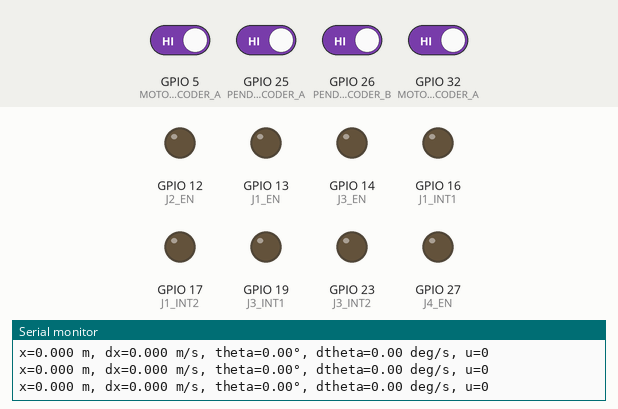
This sketch was run on a simulated ESP32. Parts: output pins drawn as LEDs (lit = HIGH), the last lines printed to the serial monitor. The inputs (shaded band) are chosen by the test bench; at power-on: GPIO 5 (MOTOR1_ENCODER_A), GPIO 25 (PENDULUM_ENCODER_A), GPIO 26 (PENDULUM_ENCODER_B), GPIO 32 (MOTOR2_ENCODER_A) HIGH.

Above: at 1.2 s.
1.3 s: GPIO 25 (PENDULUM_ENCODER_A) driven LOW
At 2.5 s:
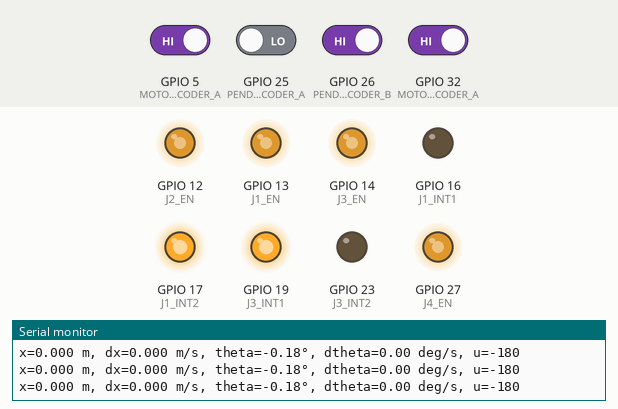
2.8 s: GPIO 25 (PENDULUM_ENCODER_A) driven HIGH
At 3.8 s:
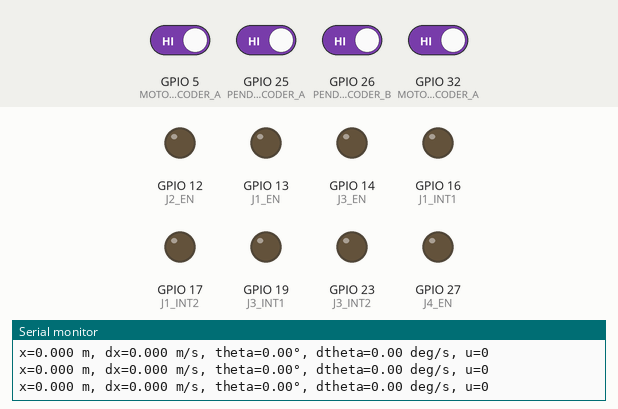
4.3 s: GPIO 25 (PENDULUM_ENCODER_A) driven LOW
At 5.0 s:
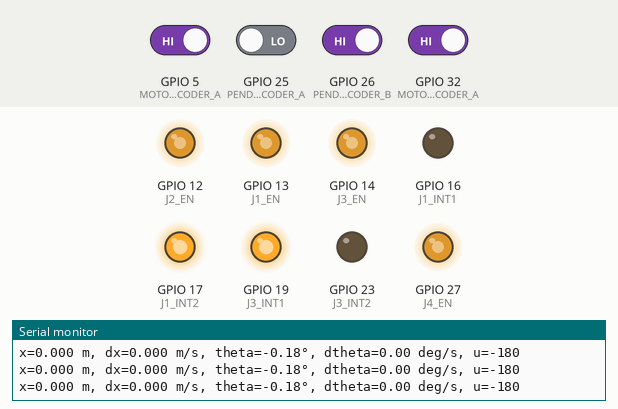
Timing chart, 0 to 7.3 s (numbered marks = the images above; inputs shaded):
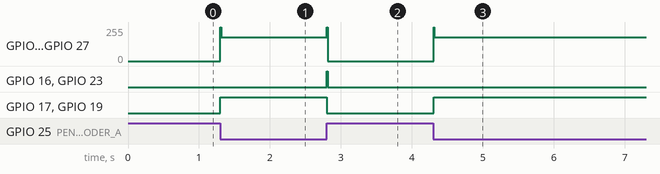

Measured:
- after the input at 1.3 s, GPIO 12 (J2_EN), GPIO 13 (J1_EN), GPIO 14 (J3_EN), GPIO 27 (J4_EN): 0/255 → 179/255 at once; GPIO 17 (J1_INT2), GPIO 19 (J3_INT1): LOW → HIGH at once
- after the input at 2.8 s, GPIO 12 (J2_EN), GPIO 13 (J1_EN), GPIO 14 (J3_EN), GPIO 27 (J4_EN): 179/255 → 0/255 at once; GPIO 16 (J1_INT1), GPIO 23 (J3_INT2): LOW → HIGH at once, → LOW 0.01 s later; GPIO 17 (J1_INT2), GPIO 19 (J3_INT1): HIGH → LOW at once
- after the input at 4.3 s, GPIO 12 (J2_EN), GPIO 13 (J1_EN), GPIO 14 (J3_EN), GPIO 27 (J4_EN): 0/255 → 179/255 at once; GPIO 17 (J1_INT2), GPIO 19 (J3_INT1): LOW → HIGH at once

The sketch:

inverted_pendulum_PID_arduino.ino
```cpp
#include <Arduino.h>

// ----- Motor Driver Pins -----
#define J1_EN 13
#define J2_EN 12
#define J1_INT1 16
#define J1_INT2 17

#define J3_EN 14
#define J4_EN 27
#define J3_INT1 19
#define J3_INT2 23

// ----- Encoder Pins & Constants -----
#define PENDULUM_ENCODER_A 25
#define PENDULUM_ENCODER_B 26
#define PENDULUM_CPR 2000

#define MOTOR1_ENCODER_A 5
#define MOTOR1_ENCODER_B 18
#define MOTOR2_ENCODER_A 32
#define MOTOR2_ENCODER_B 33

#define MOTOR_ENCODER_CPR 48
#define GEAR_RATIO (9.7 * 2)
#define EFFECTIVE_CPR (MOTOR_ENCODER_CPR * GEAR_RATIO)

#define TIRE_DIAMETER 0.08
const float TIRE_CIRCUMFERENCE = PI * TIRE_DIAMETER;

// ----- Global Variables for Encoder Counts -----
volatile long encoderCountPendulum = 0;
volatile long encoderCountMotor1 = 0;
volatile long encoderCountMotor2 = 0;

// ----- PID Gains -----
float Kp = 1000;
float Ki = 0;
float Kd = 2000;
float integralError = 0.0;

// ----- Variables for Control -----
float setpointAngle = 0.0;
float lastPendulumAngle = 0.0;
float lastTheta = 0.0;
float lastLinearPosition = 0.0;

// ----- Override Variables -----
bool overrideActive = false;
int overrideState = 0;
unsigned long overrideStartTime = 0;

// ----- Control Loop Timing -----
unsigned long lastControlTime = 0;
const unsigned long controlInterval = 10;

// ----- LEDC PWM Setup -----
#define MOTOR_PWM_FREQ 5000
#define MOTOR_PWM_RESOLUTION 8
#define PWM_CHANNEL_J1_EN 0
#define PWM_CHANNEL_J2_EN 1
#define PWM_CHANNEL_J3_EN 2
#define PWM_CHANNEL_J4_EN 3

void IRAM_ATTR pendulumEncoderISR() {
  int A = digitalRead(PENDULUM_ENCODER_A);
  int B = digitalRead(PENDULUM_ENCODER_B);
  if ((A == HIGH) != (B == LOW)) {
    encoderCountPendulum--;
  } else {
    encoderCountPendulum++;
  }
}

void IRAM_ATTR motor1EncoderISR() {
  int A = digitalRead(MOTOR1_ENCODER_A);
  int B = digitalRead(MOTOR1_ENCODER_B);
  if ((A == HIGH) != (B == LOW)) {
    encoderCountMotor1--;
  } else {
    encoderCountMotor1++;
  }
}

void IRAM_ATTR motor2EncoderISR() {
  int A = digitalRead(MOTOR2_ENCODER_A);
  int B = digitalRead(MOTOR2_ENCODER_B);
  if ((A == HIGH) != (B == LOW)) {
    encoderCountMotor2--;
  } else {
    encoderCountMotor2++;
  }
}

float angleDifference(float target, float measured) {
  float error = target - measured;
  while (error > 180.0)  error -= 360.0;
  while (error < -180.0) error += 360.0;
  return error;
}

void setMotors(int motorCommand) {
  int pwmSignal = abs(motorCommand);
  if (pwmSignal > 255) pwmSignal = 255;

  if (motorCommand > 0) {
    digitalWrite(J1_INT1, HIGH);
    digitalWrite(J1_INT2, LOW);
  } else if (motorCommand < 0) {
    digitalWrite(J1_INT1, LOW);
    digitalWrite(J1_INT2, HIGH);
  } else {
    digitalWrite(J1_INT1, LOW);
    digitalWrite(J1_INT2, LOW);
  }

  if (motorCommand > 0) {
    digitalWrite(J3_INT1, LOW);
    digitalWrite(J3_INT2, HIGH);
  } else if (motorCommand < 0) {
    digitalWrite(J3_INT1, HIGH);
    digitalWrite(J3_INT2, LOW);
  } else {
    digitalWrite(J3_INT1, LOW);
    digitalWrite(J3_INT2, LOW);
  }

  ledcWrite(PWM_CHANNEL_J1_EN, pwmSignal);
  ledcWrite(PWM_CHANNEL_J2_EN, pwmSignal);
  ledcWrite(PWM_CHANNEL_J3_EN, pwmSignal);
  ledcWrite(PWM_CHANNEL_J4_EN, pwmSignal);
}

void setup() {
  Serial.begin(115200);

  pinMode(J1_EN, OUTPUT);
  pinMode(J2_EN, OUTPUT);
  pinMode(J1_INT1, OUTPUT);
  pinMode(J1_INT2, OUTPUT);

  pinMode(J3_EN, OUTPUT);
  pinMode(J4_EN, OUTPUT);
  pinMode(J3_INT1, OUTPUT);
  pinMode(J3_INT2, OUTPUT);

  ledcSetup(PWM_CHANNEL_J1_EN, MOTOR_PWM_FREQ, MOTOR_PWM_RESOLUTION);
  ledcSetup(PWM_CHANNEL_J2_EN, MOTOR_PWM_FREQ, MOTOR_PWM_RESOLUTION);
  ledcSetup(PWM_CHANNEL_J3_EN, MOTOR_PWM_FREQ, MOTOR_PWM_RESOLUTION);
  ledcSetup(PWM_CHANNEL_J4_EN, MOTOR_PWM_FREQ, MOTOR_PWM_RESOLUTION);

  ledcAttachPin(J1_EN, PWM_CHANNEL_J1_EN);
  ledcAttachPin(J2_EN, PWM_CHANNEL_J2_EN);
  ledcAttachPin(J3_EN, PWM_CHANNEL_J3_EN);
  ledcAttachPin(J4_EN, PWM_CHANNEL_J4_EN);

  pinMode(PENDULUM_ENCODER_A, INPUT_PULLUP);
  pinMode(PENDULUM_ENCODER_B, INPUT_PULLUP);
  attachInterrupt(digitalPinToInterrupt(PENDULUM_ENCODER_A), pendulumEncoderISR, CHANGE);

  pinMode(MOTOR1_ENCODER_A, INPUT_PULLUP);
  pinMode(MOTOR1_ENCODER_B, INPUT_PULLUP);
  attachInterrupt(digitalPinToInterrupt(MOTOR1_ENCODER_A), motor1EncoderISR, CHANGE);

  pinMode(MOTOR2_ENCODER_A, INPUT_PULLUP);
  pinMode(MOTOR2_ENCODER_B, INPUT_PULLUP);
  attachInterrupt(digitalPinToInterrupt(MOTOR2_ENCODER_A), motor2EncoderISR, CHANGE);

  lastControlTime = millis();

  noInterrupts();
  long initCount = encoderCountPendulum;
  interrupts();
  lastPendulumAngle = (initCount / float(PENDULUM_CPR)) * 360.0;
  lastTheta = 0.0;

  noInterrupts();
  long m1Init = encoderCountMotor1;
  long m2Init = encoderCountMotor2;
  interrupts();
  float avgInit = (m1Init + m2Init) / 2.0;
  lastLinearPosition = (avgInit / EFFECTIVE_CPR) * TIRE_CIRCUMFERENCE;

  Serial.println("Inverted Pendulum Control Ready!");
}

void loop() {
  unsigned long currentTime = millis();

  if (overrideActive) {
    if (overrideState == 1 && (currentTime - overrideStartTime >= 4300)) {
      setpointAngle = -2.0;
      overrideState = 2;
      overrideStartTime = currentTime;
      Serial.println("Switching override: Target angle set to -2° for 2 seconds");
    } else if (overrideState == 2 && (currentTime - overrideStartTime >= 2500)) {
      setpointAngle = 0.0;
      overrideActive = false;
      overrideState = 0;
      Serial.println("Override expired: Target angle reset to 0°");
    }
  }

  if (currentTime - lastControlTime >= controlInterval) {
    float dt = (currentTime - lastControlTime) / 1000.0;
    lastControlTime = currentTime;

    noInterrupts();
    long pendulumCount = encoderCountPendulum;
    long m1Count = encoderCountMotor1;
    long m2Count = encoderCountMotor2;
    interrupts();

    float pendulumAngle = (pendulumCount / float(PENDULUM_CPR)) * 360.0;
    while (pendulumAngle < 0)   pendulumAngle += 360.0;
    while (pendulumAngle >= 360.0) pendulumAngle -= 360.0;

    float theta = angleDifference(setpointAngle, pendulumAngle);

    float dtheta = (theta - lastTheta) / dt;
    lastTheta = theta;

    float avgMotorCount = (m1Count + m2Count) / 2.0;
    float linearPosition = (avgMotorCount / float(EFFECTIVE_CPR)) * TIRE_CIRCUMFERENCE;
    float linearVelocity = (linearPosition - lastLinearPosition) / dt;
    lastLinearPosition = linearPosition;

    integralError += theta * dt;
    float u = Kp * theta + Ki * integralError + Kd * dtheta;

    int motorCommand = (int)(u);
    if (motorCommand > 255)  motorCommand = 255;
    if (motorCommand < -255) motorCommand = -255;

    setMotors(motorCommand);

    Serial.print("x=");
    Serial.print(linearPosition, 3);
    Serial.print(" m, dx=");
    Serial.print(linearVelocity, 3);
    Serial.print(" m/s, theta=");
    Serial.print(theta, 2);
    Serial.print("°, dtheta=");
    Serial.print(dtheta, 2);
    Serial.print(" deg/s, u=");
    Serial.println(motorCommand);
  }
}
```
